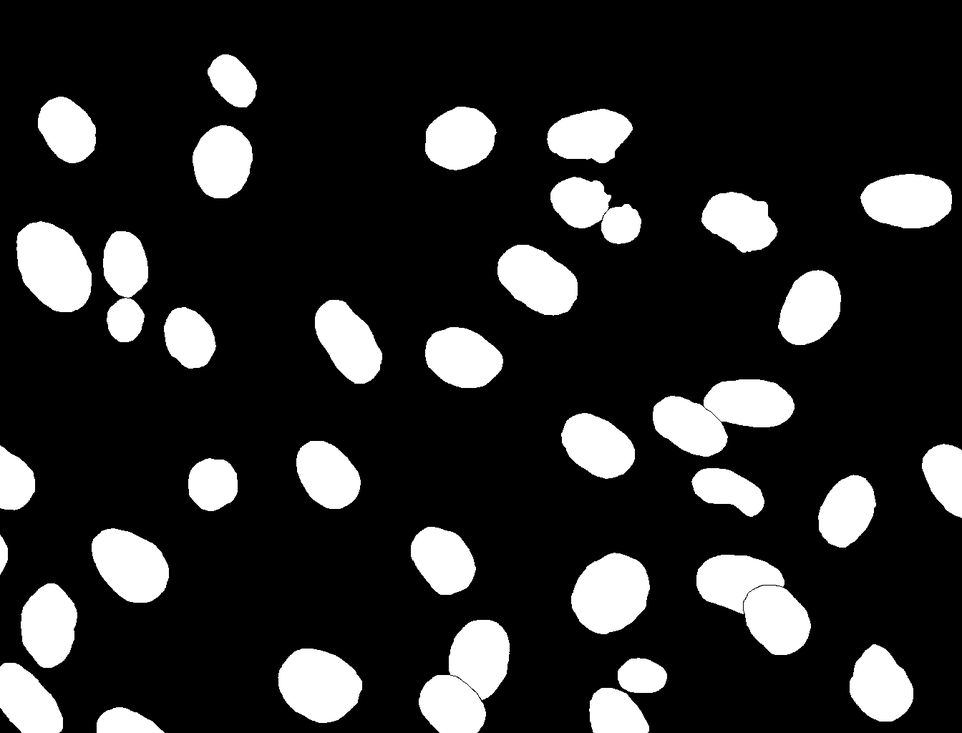
#> input picture data/NIH3T3/gt/33.png, 962 x 733 px, shrunk from 1344 x 1024 before the run
$ jupyter execute --allow-errors svm_segm.ipynb
#> lines starting #> are read from the running program, lines starting #| are printed output that depends on the picture
# [Bonus Tasks](svm_segm.ipynb)

[cell 1]
import numpy as np
import matplotlib.pyplot as plt

import scipy.ndimage as ndi
import skimage.morphology as morph
import skimage.util
from sklearn.pipeline import make_pipeline
from sklearn.preprocessing import StandardScaler
from sklearn.svm import SVC

[cell 2]
def blend_result(img, seg, border_radius=1, interior_opacity=1, interior_opacity_decay=0.9, color=(0,1,0)): # Blendet ein Segmentierungsergebnis farbig in ein Bild ein
    img  = np.dstack([img] * 3).copy()                                                                      # Das Graustufenbild wird zu einem 3-kanaligen RGB-Bild gestapelt
    img -= img.min()                                                                                        # Normalisierung auf Werte von 0 bis 1
    img /= img.max()
    selem  = morph.disk(border_radius)                                                                      # Rand der Segmentmaske berechnen
    seg_bd = np.logical_xor(morph.binary_dilation(seg, selem), morph.binary_erosion(seg, selem))
    mask_decay = ndi.distance_transform_edt(seg)                                                            # Abstandstransformation der Maske
    for i in range(3):                                                                                      # Farbüberlagerung durchführen
        opacity = interior_opacity / pow(1 + mask_decay[seg], interior_opacity_decay)                       # Deckkraft abhängig vom Abstand modifizieren: Abstand vom Rand = hohe Deckkraft
        img[:,:,i][seg] = color[i] * opacity + (1 - opacity) * img[:,:,i][seg]                              # Farbüberlagerung im Inneren der Maske
        img[:,:,i][seg_bd] = color[i]                                                                       # Rand wird voll eingefärbt, ohne Transparenz
    return img

[cell 3]
patch_sizes = (32, 32)  # Größe des patches ist 32 * 32

---

**[Task 1.1.]()** Implement `create_data_matrix`:

[cell 4]
def create_data_matrix(img):                                            # Datenmatrix: jede Zeile ein Patch des Bildes, jede Spalte ein Pixelwert im Patch
    patches = skimage.util.view_as_blocks(img, block_shape=patch_sizes) # view_as_blocks teilt das Bild in gleich große Blöcke auf
    num_patches = patches.shape[0] * patches.shape[1]                   # Anzahl der Patches berechnen
    X = patches.reshape(num_patches, -1)                                # Umformung/Falltening: Patches zu Feature-Vektoren umformen

    return np.array(X)

**[Task 1.2.]()** Implement `create_gt_labels_vector`:

[cell 5]
def create_gt_labels_vector(img):
    patches = skimage.util.view_as_blocks(img, block_shape=patch_sizes) # view_as_blocks teilt das Bild in gleich große Blöcke auf
    num_patches = patches.shape[0] * patches.shape[1]                   # Anzahl der Patches berechnen

    y = []                                                              # leere Liste Y

    for i in range(patches.shape[0]):                                   # für jeden Pixel in patches wird die ground trueth festgelegt und der Liste Y hinzugefügt
        for j in range(patches.shape[1]):
            patch = patches[i,j]

            if np.mean(patch) > 0.5 :
                y.append(1)

            elif np.mean(patch) == 0:
                y.append(-1)

            else:
                y.append(0)

    return np.array(y)

**[Task 1.3.]()** Create the SVM classifier:

[cell 6]
clf = make_pipeline(StandardScaler(), SVC(class_weight='balanced', gamma=0.1)) # Code gegeben

**[Task 1.3 (a).]()** Create the data matrices for the images `dna-33` and `dna-44`:

[cell 7]
DNA_33 = plt.imread('data/NIH3T3/gt/33.png')
#> DNA_33 is the input picture: shape (733, 962) float32; min 0, max 1, mean 0.17
DNA_44 = plt.imread('data/NIH3T3/gt/44.png')
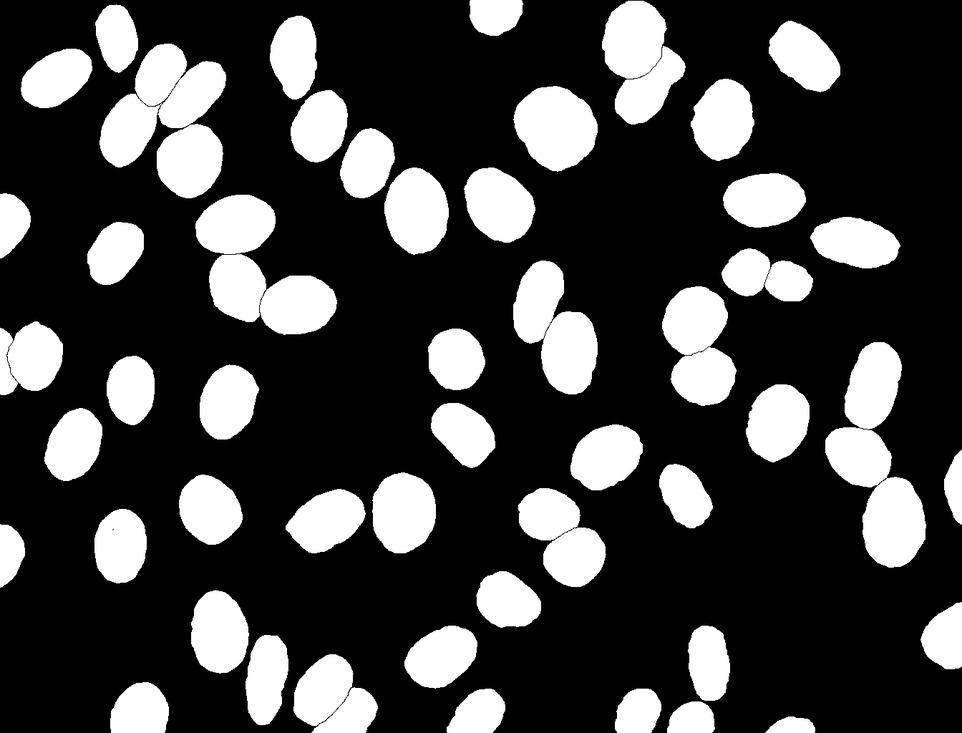
#> input picture data/NIH3T3/gt/44.png, 962 x 733 px, shrunk from 1344 x 1024 before the run
#> DNA_44 is the input picture: shape (733, 962) float32; min 0, max 1, mean 0.257

plt.figure()
plt.imshow(DNA_33)
plt.title('DNA33')
plt.figure()
plt.imshow(DNA_44)
plt.title('DNA44')

#> (the rest of this cell did not finish here and is left out)

**[Task 1.3 (b).]()** Create the corresponding ground truth label vectors:

#> (a cell that did not finish here is left out)

**[Task 1.3 (c).]()** Create the *combined* data matrices and ground truth label vectors:

#> (a cell that did not finish here is left out)

**[Task 1.3 (d).]()** Train the classifier using the data matrix and label vectors from above:

#> (a cell that did not finish here is left out)

**[Task 1.4.]()** Implement the function `predict_image`:

[cell 11]
# creates a binary image result, where patches corresponding to the predicted label +1 are set to True and to False otherwise, and returns it

create_data_matrix

#> (the rest of this cell did not finish here and is left out)

Test your implementation:

[cell 12]
img = plt.imread(f'data/NIH3T3/im/dna-0.png')
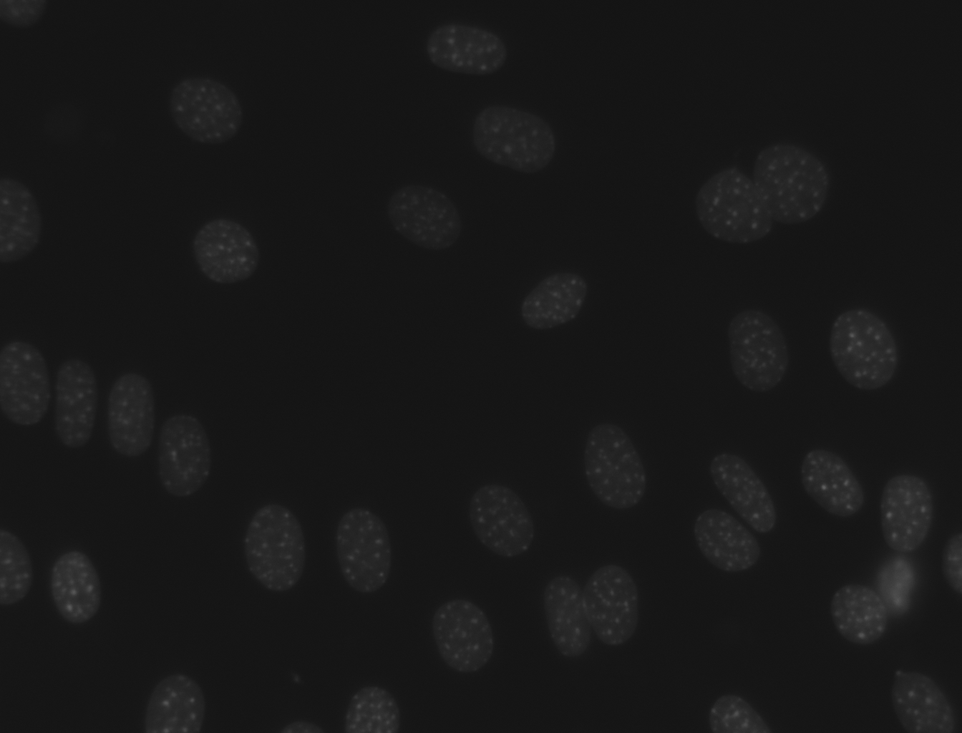
#> input picture data/NIH3T3/im/dna-0.png, 962 x 733 px, shrunk from 1344 x 1024 before the run
#> img is the input picture: shape (733, 962) float32; min 0.0745, max 0.365, mean 0.0948
#> (the rest of this cell did not finish here and is left out)
